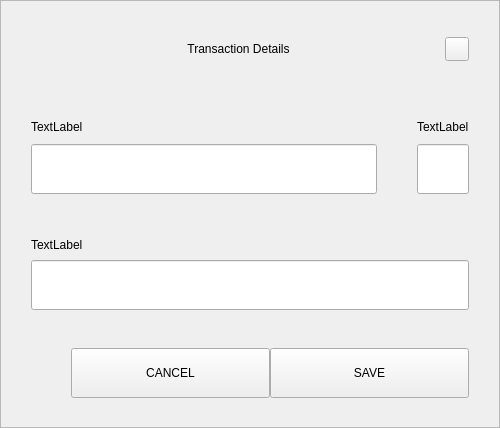
<?xml version="1.0" encoding="UTF-8"?>
<ui version="4.0">
 <class>SettingsMultisendDialog</class>
 <widget class="QWidget" name="SettingsMultisendDialog">
  <property name="geometry">
   <rect>
    <x>0</x>
    <y>0</y>
    <width>500</width>
    <height>428</height>
   </rect>
  </property>
  <property name="windowTitle">
   <string>Form</string>
  </property>
  <property name="styleSheet">
   <string notr="true">color: rgb(0, 0, 0);</string>
  </property>
  <layout class="QVBoxLayout" name="verticalLayout_3">
   <property name="spacing">
    <number>0</number>
   </property>
   <property name="leftMargin">
    <number>0</number>
   </property>
   <property name="topMargin">
    <number>0</number>
   </property>
   <property name="rightMargin">
    <number>0</number>
   </property>
   <property name="bottomMargin">
    <number>0</number>
   </property>
   <item>
    <widget class="QFrame" name="frame">
     <property name="styleSheet">
      <string notr="true">color: rgb(0, 0, 0);</string>
     </property>
     <property name="frameShape">
      <enum>QFrame::StyledPanel</enum>
     </property>
     <property name="frameShadow">
      <enum>QFrame::Raised</enum>
     </property>
     <layout class="QVBoxLayout" name="verticalLayout_2">
      <property name="spacing">
       <number>0</number>
      </property>
      <property name="leftMargin">
       <number>30</number>
      </property>
      <property name="topMargin">
       <number>20</number>
      </property>
      <property name="rightMargin">
       <number>30</number>
      </property>
      <property name="bottomMargin">
       <number>20</number>
      </property>
      <item>
       <layout class="QHBoxLayout" name="horizontalLayout_3">
        <property name="spacing">
         <number>0</number>
        </property>
        <item>
         <spacer name="horizontalSpacer_2">
          <property name="orientation">
           <enum>Qt::Horizontal</enum>
          </property>
          <property name="sizeHint" stdset="0">
           <size>
            <width>40</width>
            <height>20</height>
           </size>
          </property>
         </spacer>
        </item>
        <item>
         <widget class="QLabel" name="labelTitle">
          <property name="minimumSize">
           <size>
            <width>0</width>
            <height>40</height>
           </size>
          </property>
          <property name="maximumSize">
           <size>
            <width>16777215</width>
            <height>40</height>
           </size>
          </property>
          <property name="styleSheet">
           <string notr="true">color: rgb(0, 0, 0);</string>
          </property>
          <property name="text">
           <string>Transaction Details</string>
          </property>
          <property name="alignment">
           <set>Qt::AlignCenter</set>
          </property>
          <property name="margin">
           <number>7</number>
          </property>
         </widget>
        </item>
        <item>
         <spacer name="horizontalSpacer_3">
          <property name="orientation">
           <enum>Qt::Horizontal</enum>
          </property>
          <property name="sizeHint" stdset="0">
           <size>
            <width>40</width>
            <height>20</height>
           </size>
          </property>
         </spacer>
        </item>
        <item>
         <widget class="QPushButton" name="btnEsc">
          <property name="minimumSize">
           <size>
            <width>24</width>
            <height>24</height>
           </size>
          </property>
          <property name="maximumSize">
           <size>
            <width>24</width>
            <height>24</height>
           </size>
          </property>
          <property name="text">
           <string/>
          </property>
         </widget>
        </item>
       </layout>
      </item>
      <item>
       <spacer name="verticalSpacer_2">
        <property name="orientation">
         <enum>Qt::Vertical</enum>
        </property>
        <property name="sizeType">
         <enum>QSizePolicy::Fixed</enum>
        </property>
        <property name="sizeHint" stdset="0">
         <size>
          <width>20</width>
          <height>40</height>
         </size>
        </property>
       </spacer>
      </item>
      <item>
       <widget class="QWidget" name="containerAddressPercentage" native="true">
        <property name="maximumSize">
         <size>
          <width>16777215</width>
          <height>90</height>
         </size>
        </property>
        <layout class="QHBoxLayout" name="horizontalLayout_6" stretch="8,0,1">
         <property name="spacing">
          <number>0</number>
         </property>
         <property name="leftMargin">
          <number>0</number>
         </property>
         <property name="topMargin">
          <number>0</number>
         </property>
         <property name="rightMargin">
          <number>0</number>
         </property>
         <item>
          <layout class="QVBoxLayout" name="verticalLayout_7">
           <property name="spacing">
            <number>3</number>
           </property>
           <item>
            <widget class="QLabel" name="labelSubtitleAddress">
             <property name="sizePolicy">
              <sizepolicy hsizetype="Preferred" vsizetype="Fixed">
               <horstretch>0</horstretch>
               <verstretch>0</verstretch>
              </sizepolicy>
             </property>
             <property name="minimumSize">
              <size>
               <width>0</width>
               <height>20</height>
              </size>
             </property>
             <property name="maximumSize">
              <size>
               <width>16777215</width>
               <height>20</height>
              </size>
             </property>
             <property name="text">
              <string>TextLabel</string>
             </property>
            </widget>
           </item>
           <item alignment="Qt::AlignVCenter">
            <widget class="QLineEdit" name="lineEditAddress">
             <property name="minimumSize">
              <size>
               <width>0</width>
               <height>50</height>
              </size>
             </property>
             <property name="maximumSize">
              <size>
               <width>16777215</width>
               <height>50</height>
              </size>
             </property>
             <property name="styleSheet">
              <string notr="true">color: rgb(0, 0, 0);</string>
             </property>
            </widget>
           </item>
          </layout>
         </item>
         <item>
          <spacer name="horizontalSpacer_4">
           <property name="orientation">
            <enum>Qt::Horizontal</enum>
           </property>
           <property name="sizeType">
            <enum>QSizePolicy::Fixed</enum>
           </property>
           <property name="sizeHint" stdset="0">
            <size>
             <width>40</width>
             <height>20</height>
            </size>
           </property>
          </spacer>
         </item>
         <item>
          <layout class="QVBoxLayout" name="verticalLayout_8">
           <property name="spacing">
            <number>3</number>
           </property>
           <item>
            <widget class="QLabel" name="labelSubtitlePercentage">
             <property name="sizePolicy">
              <sizepolicy hsizetype="Preferred" vsizetype="Fixed">
               <horstretch>0</horstretch>
               <verstretch>0</verstretch>
              </sizepolicy>
             </property>
             <property name="minimumSize">
              <size>
               <width>0</width>
               <height>20</height>
              </size>
             </property>
             <property name="maximumSize">
              <size>
               <width>16777215</width>
               <height>20</height>
              </size>
             </property>
             <property name="styleSheet">
              <string notr="true">color: rgb(0, 0, 0);</string>
             </property>
             <property name="text">
              <string>TextLabel</string>
             </property>
            </widget>
           </item>
           <item alignment="Qt::AlignVCenter">
            <widget class="QLineEdit" name="lineEditPercentage">
             <property name="minimumSize">
              <size>
               <width>0</width>
               <height>50</height>
              </size>
             </property>
             <property name="maximumSize">
              <size>
               <width>16777215</width>
               <height>50</height>
              </size>
             </property>
             <property name="styleSheet">
              <string notr="true">color: rgb(0, 0, 0);</string>
             </property>
             <property name="text">
              <string/>
             </property>
            </widget>
           </item>
          </layout>
         </item>
        </layout>
       </widget>
      </item>
      <item>
       <spacer name="verticalSpacer_3">
        <property name="orientation">
         <enum>Qt::Vertical</enum>
        </property>
        <property name="sizeType">
         <enum>QSizePolicy::Fixed</enum>
        </property>
        <property name="sizeHint" stdset="0">
         <size>
          <width>20</width>
          <height>20</height>
         </size>
        </property>
       </spacer>
      </item>
      <item>
       <layout class="QVBoxLayout" name="verticalLayout_9">
        <property name="spacing">
         <number>5</number>
        </property>
        <item>
         <widget class="QLabel" name="labelSubtitleLabel">
          <property name="maximumSize">
           <size>
            <width>16777215</width>
            <height>20</height>
           </size>
          </property>
          <property name="styleSheet">
           <string notr="true">color: rgb(0, 0, 0);</string>
          </property>
          <property name="text">
           <string>TextLabel</string>
          </property>
         </widget>
        </item>
        <item>
         <widget class="QLineEdit" name="lineEditLabel">
          <property name="minimumSize">
           <size>
            <width>0</width>
            <height>50</height>
           </size>
          </property>
          <property name="maximumSize">
           <size>
            <width>16777215</width>
            <height>50</height>
           </size>
          </property>
          <property name="styleSheet">
           <string notr="true">color: rgb(0, 0, 0);</string>
          </property>
         </widget>
        </item>
       </layout>
      </item>
      <item>
       <spacer name="verticalSpacer_4">
        <property name="orientation">
         <enum>Qt::Vertical</enum>
        </property>
        <property name="sizeType">
         <enum>QSizePolicy::Fixed</enum>
        </property>
        <property name="sizeHint" stdset="0">
         <size>
          <width>20</width>
          <height>30</height>
         </size>
        </property>
       </spacer>
      </item>
      <item>
       <layout class="QHBoxLayout" name="horizontalLayout" stretch="0,2,2">
        <item>
         <spacer name="horizontalSpacer">
          <property name="orientation">
           <enum>Qt::Horizontal</enum>
          </property>
          <property name="sizeHint" stdset="0">
           <size>
            <width>40</width>
            <height>20</height>
           </size>
          </property>
         </spacer>
        </item>
        <item>
         <widget class="QPushButton" name="btnCancel">
          <property name="minimumSize">
           <size>
            <width>0</width>
            <height>50</height>
           </size>
          </property>
          <property name="maximumSize">
           <size>
            <width>200</width>
            <height>16777215</height>
           </size>
          </property>
          <property name="text">
           <string>CANCEL</string>
          </property>
         </widget>
        </item>
        <item>
         <widget class="QPushButton" name="btnSave">
          <property name="minimumSize">
           <size>
            <width>0</width>
            <height>50</height>
           </size>
          </property>
          <property name="maximumSize">
           <size>
            <width>200</width>
            <height>16777215</height>
           </size>
          </property>
          <property name="text">
           <string>SAVE</string>
          </property>
         </widget>
        </item>
       </layout>
      </item>
     </layout>
    </widget>
   </item>
  </layout>
 </widget>
 <resources/>
 <connections/>
</ui>
